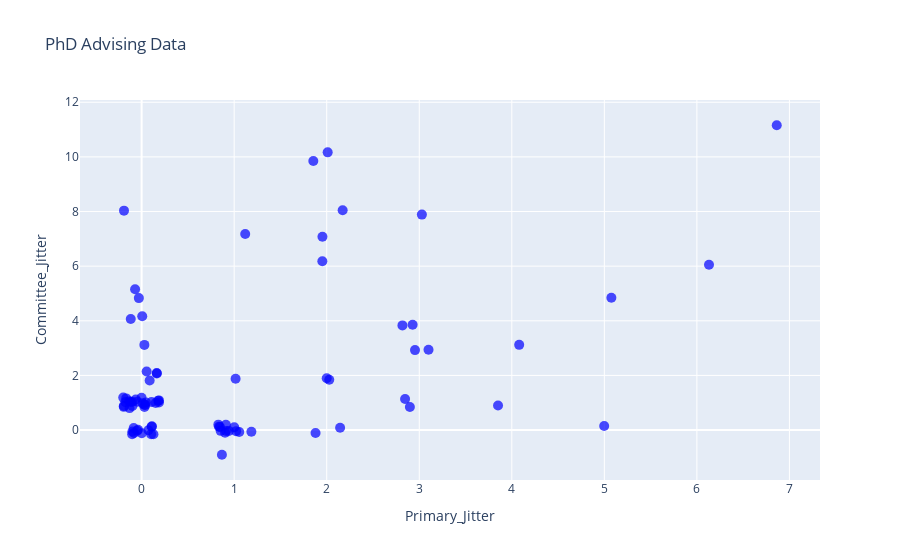

The notebook cell saved with this chart:
### Code cell
fig.update_traces(hovertemplate="<b>%{text}</b><br>Primary:%{customdata[0]}<br>Committee Only: %{customdata[1]}<extra></extra>",
                  text=df['Advisor'],
                  customdata=df[['Primary Advisees','Committee Only']].values,
                  marker=dict(size=10, color="blue", opacity=0.7))

### Figure 1 — Plotly figure (JSON) as saved in the notebook; plotly's stock layout.template omitted (floating-point values rounded to 4 significant figures; data arrays with more than 128 entries replaced by an {"elided": "..."} marker saying what was removed)
{"data": [{"customdata": {"elided": "82x2 int values"}, "hovertemplate": "<b>%{text}</b><br>Primary:%{customdata[0]}<br>Committee Only: %{customdata[1]}<extra></extra>", "legendgroup": "", "marker": {"color": "blue", "opacity": 0.7, "size": 10, "symbol": "circle"}, "mode": "markers", "name": "", "orientation": "v", "showlegend": false, "text": ["Ashton", "Bartels", "Beebe", "Bhargava", "Block", "Brace", "Brockman", "Campagnola", "Dhuc", "Eliceiri", "Hai", "Kreeger", "Li", "Ludwig", "McClean", "Meyerand", "Murphy", "Saha", "Skala", "Thelen", "Tiwari", "Williams", "Witzenburg", "Yesilkoy", "Burkard", "Carter Ralphe", "Crawford", "Eckhardt", "Emborg", "Glukhov", "Gong", "Hen Hu", "Hernando", "Huttenlocher", "Kamp", "Kats", "Kinney", "Laeseke", "Lake", "Masters", "Mathur", "Moncher", "Muir", "Pirasteh", "Rudraraju", "Sandbo", "Shields", "Slukvin", "Svaren", "Tononi", "Turng", "Ulland", "Wang", "Singh", "Ayuso", "Capitini", "Crone", "Franck", "Gamm", "Handelsman", "Henak", "Iyer", "Johnson", "Kerr", "May", "McMillan", "Medow", "Notbohm", "Ong", "Palecek", "Ponik", "Poore", "Reeder", "Rogers", "Roldán-Alzate", "Roth", "Sankaran", "Shusta", "Suminski", "Sushmita", "Virumbrales-Munoz", "Wentland"], "type": "scatter", "x": [2.954, 0.001709, 3.851, -0.1024, 0.02969, 0.1635, 1.879, 1.953, -0.03867, 1.855, 2.818, 2.928, -0.03001, 2.01, 1.119, -0.1176, 5.076, 6.131, 6.863, 0.006583, 2.847, 3.1, 4.08, 3.028, 0.1643, 0.0399, 0.1796, -0.08197, -0.117, 0.07313, 4.998, 0.1519, -0.06346, -0.04877, 0.05402, -0.13, -0.1904, 1.055, -0.0005695, 1.954, -0.1986, 0.04623, -0.193, 0.1068, 0.1877, -0.04744, 0.1029, -0.101, -0.1744, 1.001, -0.09955, 0.1112, 0.1276, -0.1333, 2.899, -0.07068, 1.015, 2.0, 0.01095, 0.9128, 2.027, 0.8541, -0.1666, -0.09934, 0.9434, 0.8288, 1.186, 1.021, 0.1088, 2.172, 0.08685, 0.8675, 0.8363, 0.1872, 0.03092, 2.145, 0.9104, 0.9018, -0.1922, 0.02907, -0.08582, 0.847], "xaxis": "x", "y": [2.926, -0.12, 0.8981, -0.1499, 3.118, 2.088, -0.1052, 6.176, 0.01095, 9.851, 3.831, 3.856, 4.831, 10.17, 7.174, 4.065, 4.842, 6.049, 11.16, 4.168, 1.139, 2.942, 3.119, 7.887, 2.069, 0.9156, 1.076, -0.1072, 1.026, -0.008596, 0.1456, 0.99, 1.121, -0.02392, 2.144, 0.8031, 8.032, -0.07017, 1.179, 7.078, 1.187, 1.012, 0.8487, 1.024, 1.086, 1.034, -0.1493, 1.035, 1.023, 0.105, 0.8807, 0.1409, -0.1561, 1.053, 0.8439, 5.154, 1.88, 1.897, 0.9777, -0.03519, 1.842, -0.02939, 1.158, -0.05068, -0.03589, 0.1982, -0.0601, -0.04061, 0.1208, 8.044, 1.816, -0.9041, 0.1251, 1.01, 0.8412, 0.08566, 0.1935, -0.1015, 0.8787, 0.9286, 0.07128, 0.1134], "yaxis": "y"}], "layout": {"legend": {"tracegroupgap": 0}, "title": {"text": "PhD Advising Data"}, "xaxis": {"anchor": "y", "domain": [0, 1], "title": {"text": "Primary_Jitter"}}, "yaxis": {"anchor": "x", "domain": [0, 1], "title": {"text": "Committee_Jitter"}}}}
